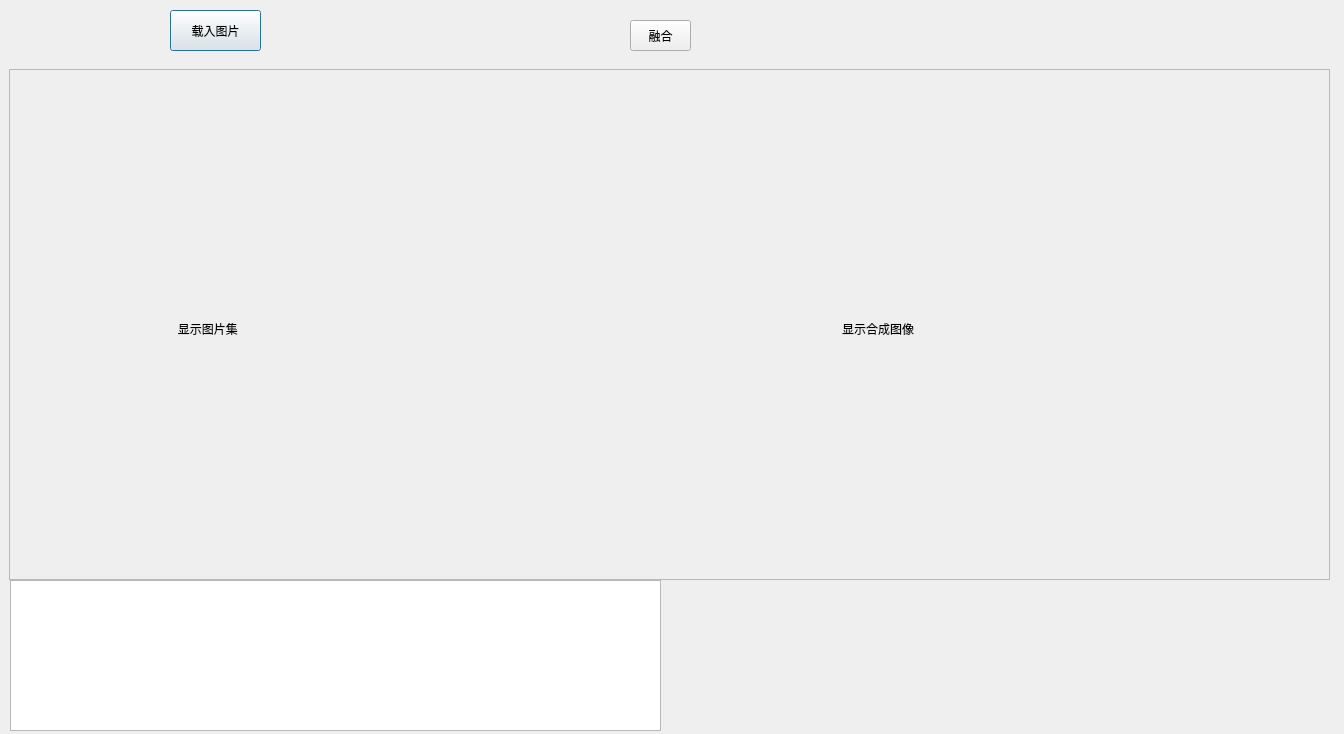
<?xml version="1.0" encoding="UTF-8"?>
<ui version="4.0">
 <class>imageFusion</class>
 <widget class="QDialog" name="imageFusion">
  <property name="geometry">
   <rect>
    <x>0</x>
    <y>0</y>
    <width>1344</width>
    <height>734</height>
   </rect>
  </property>
  <property name="windowTitle">
   <string>imageFusion</string>
  </property>
  <widget class="QPushButton" name="loadImageButton">
   <property name="geometry">
    <rect>
     <x>170</x>
     <y>10</y>
     <width>91</width>
     <height>41</height>
    </rect>
   </property>
   <property name="text">
    <string>载入图片</string>
   </property>
  </widget>
  <widget class="QFrame" name="frame">
   <property name="geometry">
    <rect>
     <x>9</x>
     <y>69</y>
     <width>1321</width>
     <height>511</height>
    </rect>
   </property>
   <property name="frameShape">
    <enum>QFrame::StyledPanel</enum>
   </property>
   <property name="frameShadow">
    <enum>QFrame::Raised</enum>
   </property>
   <widget class="QLabel" name="imageListShowlabel">
    <property name="geometry">
     <rect>
      <x>9</x>
      <y>20</y>
      <width>640</width>
      <height>480</height>
     </rect>
    </property>
    <property name="text">
     <string>                                                显示图片集</string>
    </property>
   </widget>
   <widget class="QLabel" name="imageFusionShowlabel">
    <property name="geometry">
     <rect>
      <x>670</x>
      <y>20</y>
      <width>640</width>
      <height>480</height>
     </rect>
    </property>
    <property name="text">
     <string>                                                 显示合成图像</string>
    </property>
   </widget>
  </widget>
  <widget class="QListWidget" name="listImage">
   <property name="geometry">
    <rect>
     <x>10</x>
     <y>580</y>
     <width>651</width>
     <height>151</height>
    </rect>
   </property>
  </widget>
  <widget class="QPushButton" name="imageFusionButton">
   <property name="geometry">
    <rect>
     <x>630</x>
     <y>20</y>
     <width>61</width>
     <height>31</height>
    </rect>
   </property>
   <property name="text">
    <string>融合</string>
   </property>
  </widget>
 </widget>
 <layoutdefault spacing="6" margin="11"/>
 <resources/>
 <connections/>
</ui>
